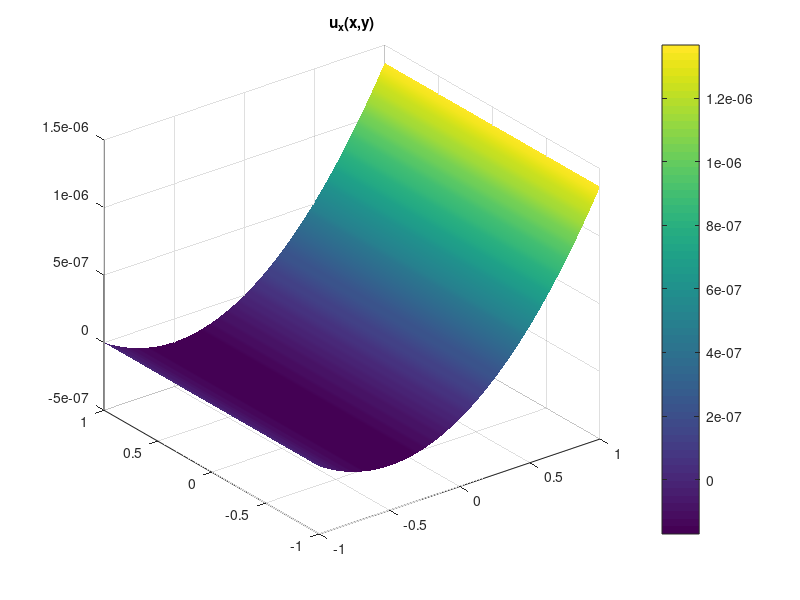
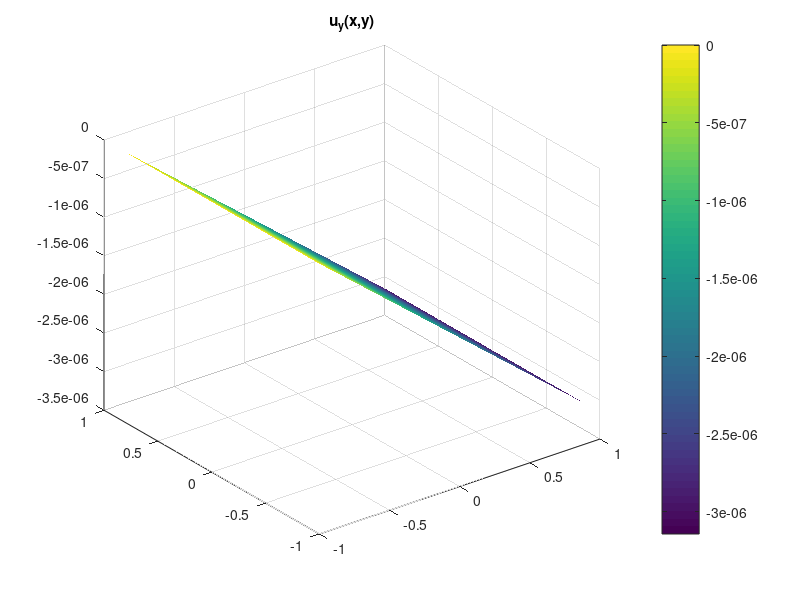
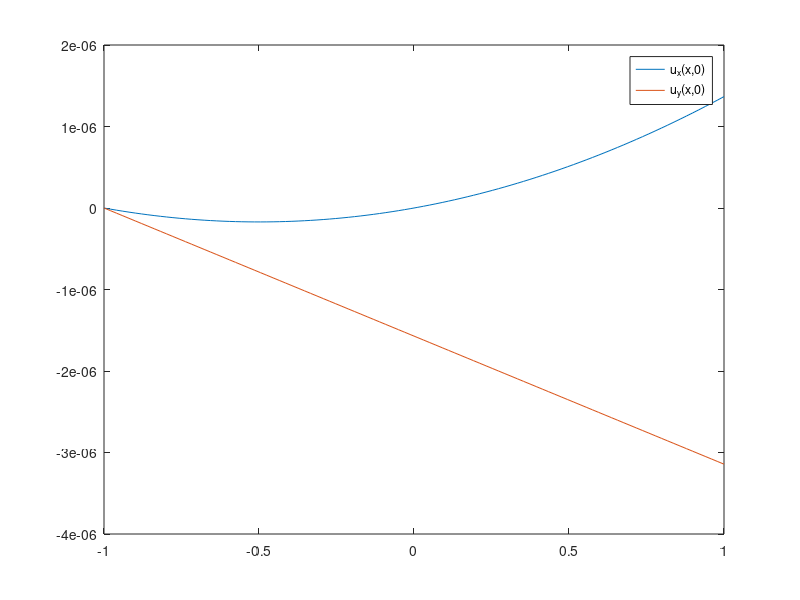
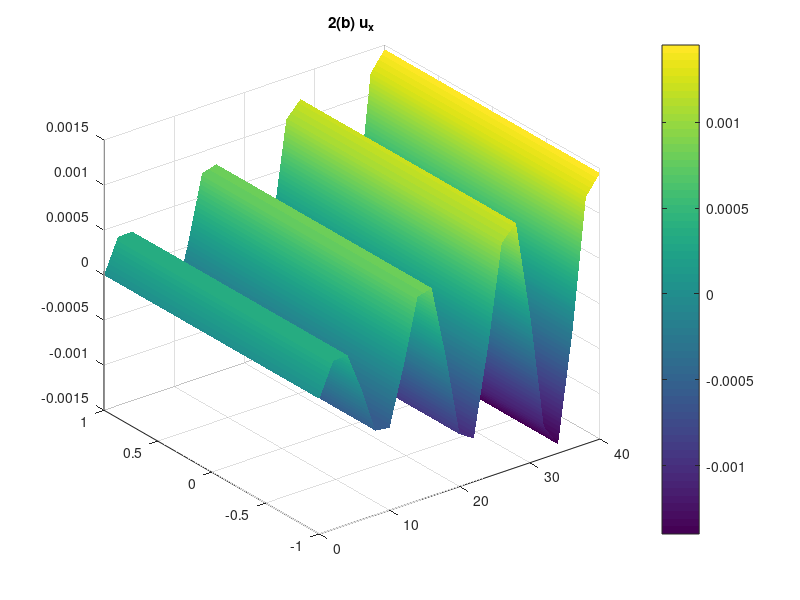

MATLAB code to generate these figures, in order:
function [M2b, ux_N, uy_N] = q2()
%% Global variables
global E nu alpha beta dg_ijdx dg_ijdy dg_ijdx_gen dg_ijdy_gen

%% Physical problem parameters
E = 1.18e11; % Young's modulus for titanium Ti-6Al-2Nb-1Ta-0.8Mo [N/m^2]
nu = 0.31;   % Poisson's ratio for Titanium Ti-6Al-2Nb-1Ta-0.8Mo
alpha = E/(1-nu^2);
beta = (1-nu)/2;
% syms E nu alpha beta; % uncomment to calculate M analytically

%% Function handles for the bilinear basis functions and their derivatives
% Cell array with function handles for the four g_ij basis functions.
% i,j = 1 corresponds to the - subscript. i,j = 2 to the + subscript.
% E.g. g_ij{2,1} returns the g_+- function handle.
g_ij = {@(x,y) (1+x).*(1+y)./4, @(x,y) (1+x).*(1-y)./4;  % g_--, g_-+
        @(x,y) (1-x).*(1+y)./4, @(x,y) (1-x).*(1-y)./4}; % g_+-, g_++

% Generalized basis functions over the domain [x0-a,x0+a]x[y0-b,y0+b]
g_ij_gen = {@(x,y,x0,y0,a,b)  (x-(x0-a))*(y-(y0-b))/(4*a*b), ...
            @(x,y,x0,y0,a,b) -(x-(x0+a))*(y-(y0-b))/(4*a*b);
            @(x,y,x0,y0,a,b) -(x-(x0-a))*(y-(y0+b))/(4*a*b), ...
            @(x,y,x0,y0,a,b)  (x-(x0+a))*(y-(y0+b))/(4*a*b)};
    
% Function handles for the x-derivatives of the basis functions g_ij.
% Note: Returned function handles are still multivariate (x,y) to remain
% compatible with our 2D Gauss-Legendre quadrature function, which
% integrates them over the unit square.
dg_ijdx = {@(x,y)  (1+y)/4, @(x,y)  (1-y)/4;  % dg_--/dx, dg_-+/dx
           @(x,y) -(1+y)/4, @(x,y) -(1-y)/4}; % dg_+-/dx, dg_++/dx

% x derivative of the generalized basis functions
dg_ijdx_gen = {@(x,y,x0,y0,a,b)  (y-(y0-b))/(4*a*b), ...
               @(x,y,x0,y0,a,b) -(y-(y0-b))/(4*a*b);
               @(x,y,x0,y0,a,b) -(y-(y0+b))/(4*a*b), ...
               @(x,y,x0,y0,a,b)  (y-(y0+b))/(4*a*b)};

% Function handles for the y-derivatives of the basis functions g_ij.
dg_ijdy = {@(x,y) (1+x)/4, @(x,y) -(1+x)/4;  % dg_--/dy, dg_-+/dy
           @(x,y) (1-x)/4, @(x,y) -(1-x)/4}; % dg_+-/dy, dg_++/dy

% y derivatives of the generalized basis functions
dg_ijdy_gen = {@(x,y,x0,y0,a,b)  (x-(x0-a))/(4*a*b), ...
               @(x,y,x0,y0,a,b) -(x-(x0+a))/(4*a*b);
               @(x,y,x0,y0,a,b) -(x-(x0-a))/(4*a*b), ...
               @(x,y,x0,y0,a,b)  (x-(x0+a))/(4*a*b)};
       
%% Problem 2(a): single element (unit square) beam under stress
% Build M matrix block by block.
M = zeros(8,8);
% M = sym('M', [8 8]);  % uncomment to calculate M analytically
for gamma=1:4
    for delta=1:4
        M(2*gamma-1:2*gamma, 2*delta-1:2*delta) = B(gamma, delta);
    end
end

% Build right hand side vector containing the forces.
F_delta = 8e4; % [N/m^2]

g_11 = g_ij{1,1};
g_12 = g_ij{1,2};
g_21 = g_ij{2,1};
g_22 = g_ij{2,2};

b = zeros(8,1);
b(2) = -F_delta * g_11(1,0);
b(4) = -F_delta * g_12(1,0);
b(6) = -F_delta * g_21(1,0);
b(8) = -F_delta * g_22(1,0);

% Imposing that u_x = 0 and u_y = 0 for x=-1, -1<=y<=1 is equivalent to imposing
% that a_+-, a_++, b+-, and b_++ all equal zero. So we are just interested in
% solving the top left 4x4 system of linear equations.
M2a = M(1:4,1:4);
b2a = b(1:4);
a2a = M2a \ b2a;

% Calculate and plot deflection fields from the a_ij, b_ij coefficients.
ux = @(x,y) a2a(1).*g_ij{1,1}(x,y) + a2a(3).*g_ij{1,2}(x,y);
uy = @(x,y) a2a(2).*g_ij{1,1}(x,y) + a2a(4).*g_ij{1,2}(x,y);
x = repmat(linspace(-1,1,100),[100,1]);
y = repmat(linspace(-1,1,100),[100,1]);
ux_xy = ux(x,y);
uy_xy = uy(x,y);

figure;
surf(x, y', ux_xy); shading interp; colorbar; title('u_x(x,y)');

figure;
surf(x, y', uy_xy); shading interp; colorbar; title('u_y(x,y)');

figure;
plot(x(end/2,:), ux_xy(end/2,:)', x(end/2,:), uy_xy(end/2,:)');
legend('u_x(x,0)', 'u_y(x,0)');

%% Problem 2(b): rectangular beam (composed of N elements) under stress
N = 20;

% Assemble the block-diagonal matrix.
M2b = zeros(4*(N+1), 4*(N+1));
for n=1:N
    x0 = 2*n-1;
    y0 = 0;
    a = 1;
    b = 1;
    
    M2 = zeros(8,8);
    for gamma=1:4
        for delta=1:4
            M2(2*gamma-1:2*gamma, 2*delta-1:2*delta) = ...
                B_gen(gamma, delta, x0, y0, a, b);
        end
    end
    
    % Flip the matrix up/down and left/right to switch the order of the the
    % coefficients so that the -+ and -- coefficients are in the bottom rows
    % (in that order). We do this so that we can overlap the matrices.
    M2b(4*n-3:4*n+4, 4*n-3:4*n+4) = flipud(M2);
end

% Imposing the u_x = u_y = 0 BC at the left wall.
M2b(1:4,1:4) = zeros(4,4);
M2b(5:8,1:4) = zeros(4,4);
M2b(1:4,5:8) = zeros(4,4);

x0 = 2*N-1;
y0 = 0;
a = 1;
b = 1;

g_11_gen = g_ij_gen{1,1};
g_12_gen = g_ij_gen{1,2};
g_21_gen = g_ij_gen{2,1};
g_22_gen = g_ij_gen{2,2};

b2b = zeros(4*N+4,1);
b2b(end)   = -F_delta * g_11_gen(2*N,0,x0,y0,a,b);
b2b(end-2) = -F_delta * g_12_gen(2*N,0,x0,y0,a,b);
b2b(end-4) = -F_delta * g_21_gen(2*N,0,x0,y0,a,b);
b2b(end-6) = -F_delta * g_22_gen(2*N,0,x0,y0,a,b);

% Solve for the coefficients ignoring the four coefficients for element 1
% that we know must be zero to satisfy the BCs.
a2b = zeros(4*N+4,1);
a2b(5:end) = M2b(5:end, 5:end) \ b2b(5:end);
% a2b = M2b \ b2b;

ux_N = [];
uy_N = [];

% Calculate the deflection fields from the a_ij, b_ij coefficients for each
% element.
for n=1:N
    a_n = a2b(4*n-3:4*n+4);
    aij = a_n(1:2:7);
    bij = a_n(2:2:8);
 
    x0 = 2*n-1;
    y0 = 0;
    a = 1;
    b = 1;
    ux = @(x,y) aij(4).*g_ij_gen{1,1}(x,y,x0,y0,a,b) ...
              + aij(3).*g_ij_gen{1,2}(x,y,x0,y0,a,b) ...
              + aij(2).*g_ij_gen{2,1}(x,y,x0,y0,a,b) ...
              + aij(1).*g_ij_gen{2,2}(x,y,x0,y0,a,b);
    uy = @(x,y) bij(4).*g_ij_gen{1,1}(x,y,x0,y0,a,b) ...
              + bij(3).*g_ij_gen{1,2}(x,y,x0,y0,a,b) ...
              + bij(2).*g_ij_gen{2,1}(x,y,x0,y0,a,b) ...
              + bij(1).*g_ij_gen{2,2}(x,y,x0,y0,a,b);
    
    x = repmat(linspace(2*n-2,2*n,100), [100,1]);
    y = repmat(linspace(-1,1,100), [100,1]);
    
    ux_N = [ux_N; ux(x,y)'];
    uy_N = [uy_N; uy(x,y)'];
end

x = linspace(0,2*N,100*N);
y = linspace(-1,1,100);
figure; surf(x,y,ux_N'); title('2(b) u_x'); shading interp; colorbar;
figure; surf(x,y,uy_N'); title('2(b) u_y'); shading interp; colorbar;
end

%% Gauss-Legendre quadrature integration
function integral = gauss_legendre_quadrature_2D(f, x1, x2, y1, y2)
% Integrate the function f(x,y) over the domain [x1,x2]x[y1,y2] using
% Gaussian quadrature with a unit weighing function \omega(x,y)=1 so the
% associated polynomials are the Legendre polynomials and thus the method
% is known as Gauss-Legendre quadrature with two quadrature points for each
% spatial dimension as we only need to integrate bilinear functions.
    scaled_f = @(x,y) f((x2-x1)*x/2 + (x1+x2)/2, (y2-y1)*y/2 + (y1+y2)/2);
    integral = (x2-x1)*(y2-y1)/4 * ...
               ( scaled_f(-1/sqrt(3), -1/sqrt(3)) ...
               + scaled_f(-1/sqrt(3), 1/sqrt(3)) ...
               + scaled_f(1/sqrt(3), -1/sqrt(3)) ...
               + f(1/sqrt(3), 1/sqrt(3)) );
end

%% Interface for looking up derivatives of the bilinear basis functions.
function dg = dg(i,j,m)
% Returns the function handle corresponding to the m derivative of the g_ij
% basis function, that is dg_ij/dx_m. i,j can take on the values {1,2} where 1
% corresponds to the - subscript, 2 to the + subscript. m can take on the string
% values {'x','y'}.

    assert(i==1 || i==2, 'Invalid value for i, not 1 (-) or 2 (+)!')
    assert(j==1 || j==2, 'Invalid value for j, not 1 (-) or 2 (+)!')
    assert(m=='x' || m=='y', 'Invalid value for m, not ''x'' or ''y''!')

    global dg_ijdx dg_ijdy

    if m == 'x'
        dg = dg_ijdx{i,j};
    elseif m == 'y'
        dg = dg_ijdy{i,j};
    end
end

function dg = dg_gen(i,j,m)
% Returns the function handle corresponding to the m derivative of the g_ij
% basis function, that is dg_ij/dx_m. i,j can take on the values {1,2} where 1
% corresponds to the - subscript, 2 to the + subscript. m can take on the string
% values {'x','y'}.

    assert(i==1 || i==2, 'Invalid value for i, not 1 (-) or 2 (+)!')
    assert(j==1 || j==2, 'Invalid value for j, not 1 (-) or 2 (+)!')
    assert(m=='x' || m=='y', 'Invalid value for m, not ''x'' or ''y''!')

    global dg_ijdx_gen dg_ijdy_gen

    if m == 'x'
        dg = dg_ijdx_gen{i,j};
    elseif m == 'y'
        dg = dg_ijdy_gen{i,j};
    end
end

%% Implementation of the rank-6 G_ijkl^mn tensor-like symbol.
function G = G(i,j,k,l,m,n)
    global alpha
    assert(i==1 || i==2, 'Invalid value for i, not 1 (-) or 2 (+)!')
    assert(j==1 || j==2, 'Invalid value for j, not 1 (-) or 2 (+)!')
    assert(k==1 || k==2, 'Invalid value for k, not 1 (-) or 2 (+)!')
    assert(l==1 || l==2, 'Invalid value for l, not 1 (-) or 2 (+)!')
    assert(m=='x' || m=='y', 'Invalid value for m, not ''x'' or ''y''!')
    assert(n=='x' || n=='y', 'Invalid value for m, not ''x'' or ''y''!')

    dg1 = dg(i,j,m);
    dg2 = dg(k,l,n);
    integrand = @(x,y) alpha*dg1(x,y)*dg2(x,y);
    G = gauss_legendre_quadrature_2D(integrand, -1, 1, -1, 1);
end

function G = G_gen(i,j,k,l,m,n,x0,y0,a,b)
    global alpha
    assert(i==1 || i==2, 'Invalid value for i, not 1 (-) or 2 (+)!')
    assert(j==1 || j==2, 'Invalid value for j, not 1 (-) or 2 (+)!')
    assert(k==1 || k==2, 'Invalid value for k, not 1 (-) or 2 (+)!')
    assert(l==1 || l==2, 'Invalid value for l, not 1 (-) or 2 (+)!')
    assert(m=='x' || m=='y', 'Invalid value for m, not ''x'' or ''y''!')
    assert(n=='x' || n=='y', 'Invalid value for m, not ''x'' or ''y''!')

    dg1 = dg_gen(i,j,m);
    dg2 = dg_gen(k,l,n);
    integrand = @(x,y) alpha*dg1(x,y,x0,y0,a,b)*dg2(x,y,x0,y0,a,b);
    G = gauss_legendre_quadrature_2D(integrand, x0-a, x0+a, y0-b, y0+b);
end

%% Generates and returns the 2x2 block matrices B_gamma,delta.
function B = B(gamma, delta)
    global nu beta

    four2two = {[1,1], [1,2], [2,1], [2,2]};
    [i,j] = deal(four2two{gamma}(1), four2two{gamma}(2));
    [k,l] = deal(four2two{delta}(1), four2two{delta}(2));

    B_11 = G(i,j,k,l,'x','x') + beta*G(i,j,k,l,'y','y');
    B_12 = nu*G(i,j,k,l,'x','y') + beta*G(i,j,k,l,'y','x');
    B_21 = beta*G(i,j,k,l,'x','y') + nu*G(i,j,k,l,'y','x');
    B_22 = beta*G(i,j,k,l,'x','x') + G(i,j,k,l,'y','y');

    B = [B_11, B_12; B_21, B_22];
end

function B = B_gen(gamma, delta,x0,y0,a,b)
    global nu beta

    four2two = {[1,1], [1,2], [2,1], [2,2]};
    [i,j] = deal(four2two{gamma}(1), four2two{gamma}(2));
    [k,l] = deal(four2two{delta}(1), four2two{delta}(2));
    
    G2 = @(i,j,k,l,m,n) G_gen(i,j,k,l,m,n,x0,y0,a,b);

    B_11 = G2(i,j,k,l,'x','x') + beta*G2(i,j,k,l,'y','y');
    B_12 = nu*G2(i,j,k,l,'x','y') + beta*G2(i,j,k,l,'y','x');
    B_21 = beta*G2(i,j,k,l,'x','y') + nu*G2(i,j,k,l,'y','x');
    B_22 = beta*G2(i,j,k,l,'x','x') + G2(i,j,k,l,'y','y');

    B = [B_11, B_12; B_21, B_22];
end
